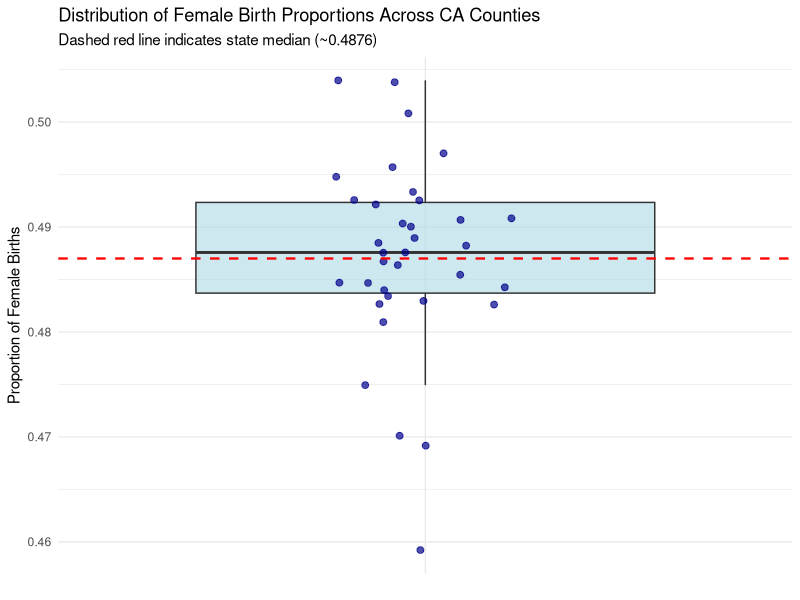
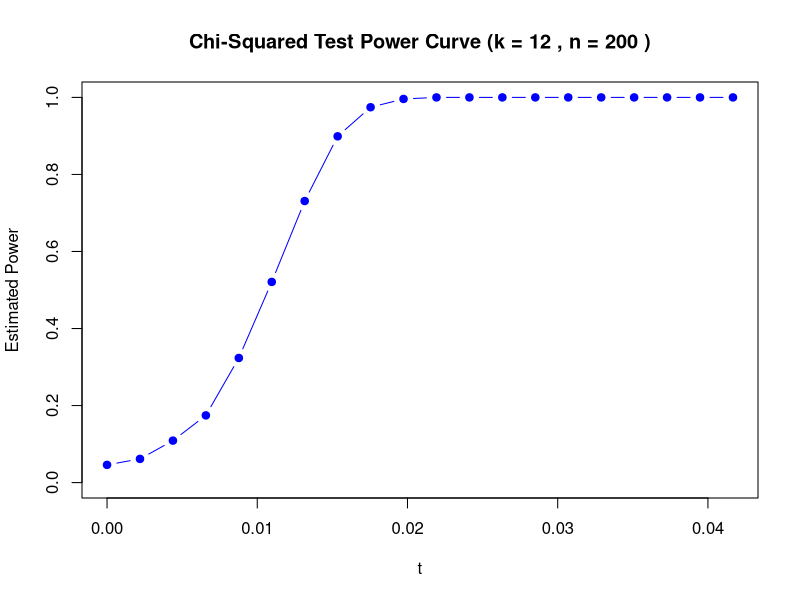

Write the R code that produced these figures, in order. (Note: this script raises an error after producing the figures.)
## ---- chunk 1
library(tidyverse)
alpha <- 0.05
df <- read.csv("Natality, 2007-2024.csv")

clean_df <- df %>%
  filter(
    !is.na(County), nzchar(trimws(County)), County != "Unidentified Counties, CA",
    !is.na(Sex), nzchar(trimws(Sex)),
    !is.na(Births)
  )
county_summary <- clean_df %>%
  group_by(County) %>%
  summarise(
    Total_Births = sum(Births),
    Female_Births = sum(Births[Sex == "Female"]),
    Male_Births = sum(Births[Sex == "Male"]),
    Prop_Female = Female_Births / Total_Births
  )
summary(county_summary$Prop_Female)

contingency_df <- clean_df %>%
  select(County, Sex, Births) %>%
  pivot_wider(names_from = Sex, values_from = Births)

counts_matrix <- as.matrix(contingency_df[, c("Female", "Male")])
rownames(counts_matrix) <- contingency_df$County

counts_table <- xtabs(Births ~ County + Sex, data = clean_df)

## Chi-squared test for homogeneity
## H0: Probability of being a girl is the same in all counties
## H1: Probability of being a girl differs in at least one county
chi2_result <- chisq.test(counts_table)

# Boxplot overlaid with individual county data points
ggplot(county_summary, aes(x = "", y = Prop_Female)) +
  geom_boxplot(fill = "lightblue", outlier.shape = NA, alpha = 0.6) +
  geom_jitter(width = 0.15, color = "darkblue", size = 2, alpha = 0.7) +
  geom_hline(yintercept = 0.487, linetype = "dashed", color = "red", linewidth = 0.8) +
  labs(
    title = "Distribution of Female Birth Proportions Across CA Counties",
    subtitle = "Dashed red line indicates state median (~0.4876)",
    x = NULL,
    y = "Proportion of Female Births"
  ) +
  theme_minimal() +
  theme(axis.ticks.x = element_blank())
print(chi2_result)
print(chi2_result$p.value<alpha)
## ---- chunk 2
chisq.power <- function(k, t, n, B = 2000, alpha = 0.05) {
  reject_vector <- logical(B)
  prob_vector <- c(rep(1 / (2 * k) + t, k), rep(1 / (2 * k) - t, k))
  
  for (i in 1:B) {
    x <- sample(1:(2 * k), size = n, replace = TRUE, prob = prob_vector)
    counts <- table(factor(x, levels = 1:(2 * k)))
    reject_vector[i] <- chisq.test(counts)$p.value < alpha
  }
  
  return(mean(reject_vector))
}
## ---- chunk 3
k_val <- 12
n_val <- 200

t_seq <- seq(0, 1 / (2 * k_val), length.out = 20)
power_vals <- sapply(t_seq, function(t) {
  chisq.power(k = k_val, t = t, n = n_val, B = 2000)
})

plot(
  t_seq, power_vals,
  type = "b",
  pch = 19,
  col = "blue",
  xlab = expression(t),
  ylab = "Estimated Power",
  main = paste("Chi-Squared Test Power Curve (k =", k_val, ", n =", n_val, ")"),
  ylim = c(0, 1)
)
## ---- chunk 4
set.seed(42)
n_sims <- 10000
k_vector <- c(5, 10, 20, 50, 100)
n_vector <- c(2, 4, 5, 6, 8, 10)

results_matrix <- matrix(NA, nrow = length(k_vector), ncol = length(n_vector))
rownames(results_matrix) <- paste0("k=", k_vector)
colnames(results_matrix) <- paste0("n=", n_vector, "k")

expected_count_matrix <- results_matrix

fast_chisq_pval <- function(counts, k, n) {
  expected <- (n / k)
  stat <- sum((counts - expected)^2 / expected)
  pchisq(stat, df = k - 1, lower.tail = FALSE)
}

for (i in seq_along(k_vector)) {
  k <- k_vector[i]
  for (j in seq_along(n_vector)) {
    n <- n_vector[j] * k
    p_values <- numeric(n_sims)
    
    for (s in 1:n_sims) {
      tab <- tabulate(sample.int(k, size = n, replace = TRUE), nbins = k)
      p_values[s] <- fast_chisq_pval(tab, k, n)
    }
    
    results_matrix[i, j] <- mean(p_values < 0.05)
    expected_count_matrix[i, j] <- n / k
  }
}

results_matrix
expected_count_matrix
## ---- chunk 5
library(parallel)
set.seed(42)
n_sims <- 1000000
n_rolls <- 30
p_null <- rep(1 / 6, 6)

observed_sample <- sample(1:6, size = n_rolls, replace = TRUE)
observed_counts <- tabulate(observed_sample, nbins = 6)

calc_stat <- function(counts, n, p) {
  expected <- n * p
  sum((counts - expected)^2 / expected)
}

t_obs <- calc_stat(observed_counts, n_rolls, p_null)

## 1: chi squared test
time_builtin <- system.time({
  fit_builtin <- chisq.test(observed_counts, p = p_null, 
  simulate.p.value = TRUE, B = n_sims)
})
p_val_builtin <- fit_builtin$p.value

## 2: for loop
time_for_loop <- system.time({
  sim_stats <- numeric(n_sims)
  for (i in 1:n_sims) {
    simulated_counts <- tabulate(sample.int(6, size = n_rolls, 
    replace = TRUE), nbins = 6)
    sim_stats[i] <- calc_stat(simulated_counts, n_rolls, p_null)
  }
  p_val_loop <- mean(sim_stats >= t_obs)
})

## 3: paralell computing
time_parallel <- system.time({
  num_cores <- max(1, detectCores() - 1)
  cl <- makeCluster(num_cores)
  
  clusterSetRNGStream(cl, 123)
  clusterExport(cl, varlist = c("n_rolls", "p_null", "calc_stat"), envir = environment())

  null_stats_parallel <- unlist(parLapply(cl, 1:n_sims, function(i) {
    sim_counts <- tabulate(sample.int(6, size = n_rolls, replace = TRUE), nbins = 6)
    calc_stat(sim_counts, n_rolls, p_null)
  }))
  
  stopCluster(cl)
  p_val_parallel <- mean(null_stats_parallel >= t_obs)
})

## Results Comparison
results <- data.frame(
  Method = c("chisq.test", "For Loop", "Parallel Computing"),
  Elapsed_Time_Sec = c(time_builtin["elapsed"], 
  time_for_loop["elapsed"], time_parallel["elapsed"]),
  p_value = c(p_val_builtin, p_val_loop, p_val_parallel)
)

print(results)
